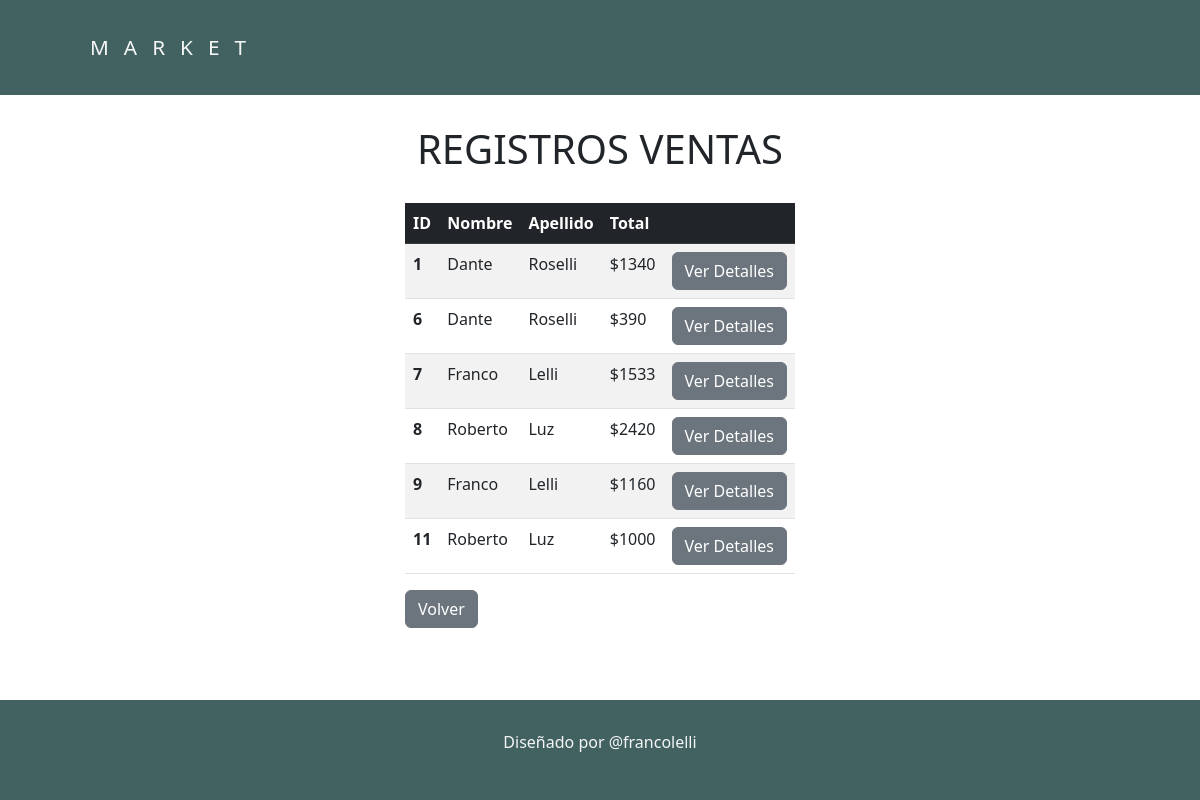
The page /datosVenta/verTodasVentas.php (signed in) on the database its author committed.
### tables this page shows
CREATE TABLE `venta1` (
  `Vent_id` int(11) NOT NULL,
  `Vent_id_cliente` int(11) DEFAULT NULL,
  `Vent_precio_tot` int(11) DEFAULT NULL
);

CREATE TABLE `cliente` (
  `Cli_id` int(11) NOT NULL,
  `Cli_nombre` varchar(25) DEFAULT NULL,
  `Cli_apellido` varchar(25) DEFAULT NULL,
  `Cli_DNI` int(11) DEFAULT NULL,
  `Cli_id_loc` int(11) DEFAULT NULL,
  `estadoReal` int(11) DEFAULT NULL
);

### datosVenta/verTodasVentas.php (the view, shortened to what this page needs)
<?php
    $db = new mysqli('localhost', 'root', '', 'sistema_prog');
    if(!isset($_SESSION['email'])){
        header("Location: ../login.php");
    }else{
?>
<!DOCTYPE html>
<html lang="en">
<head>
    <link rel="stylesheet" href="../css/styles.css">
    <link href="https://cdn.jsdelivr.net/npm/bootstrap@5.2.1/dist/css/bootstrap.min.css" rel="stylesheet">
</head>
<body>
    <header class="header">
        <div class="divGeneral logo-nav-container">
            <a href="" class="logo">MARKET</a>
        </div>
    </header>
    <main>
        <div>
            <h1 class="tituloPagina">REGISTROS VENTAS</h1>
        </div>
        <section class="panelProv">
            <div class="tablaProv">
            <table class="table table-striped">
                <thead class="table-dark">
                    <tr>
                    <th scope="col">ID</th>
                    <th scope="col">Nombre</th>
                    <th scope="col">Apellido</th>
                    <th scope="col">Total</th>
                    <th scope="col"></th>
                    </tr>
                </thead>
                <tbody>
                    <?php
                        $arrayConsulta = $db->query("SELECT (venta1.Vent_id) as 'Id Venta', (cliente.Cli_nombre) as 'Cliente', (cliente.Cli_apellido) as 'Apellido', (venta1.Vent_precio_tot) as 'Total' FROM venta1, cliente WHERE venta1.Vent_id_cliente = cliente.Cli_id;");
                        $consulta = $arrayConsulta->fetch_array();
                        while($consulta != null){
                            echo "<tr> <td> <b>".$consulta["Id Venta"]."</b></td>";
                            echo "<td> ".$consulta["Cliente"]."</td>";
                            echo "<td> ".$consulta["Apellido"]."</td>";
                            echo "<td> $".$consulta["Total"]."</td>";
                            echo "<td>
                            <a href='./verDetallesVenta.php?id=".$consulta['Id Venta']."'><button type='submit' class='btn btn-secondary' name='editarReg'>Ver Detalles</button></a>
                            </td></tr>";
                            $consulta = $arrayConsulta->fetch_array();
                        }
                    ?>
                </tbody>
            </table>
            <a href="../ventas.php"><button class='btn btn-secondary'>Volver</button></a>
        </section>
    </main>
    <footer class="footer">
        <div class="">
            <p>
                Diseñado por @francolelli
            </p>
        </div>
    </footer>
</body>
</html>
<?php
}
?>

### css/styles.css (style rules this page uses)
* { margin: 0; padding: 0; box-sizing: border-box; }
html { height: 100%; }
body { font-family: 'Roboto', sans-serif; font-size: 1.2rem; line-height: 1.6em; color: #333; display: flex; height: 100%; flex-direction: column; }
.header { background-color: #2a2a2a; color: whitesmoke; padding: 2rem 0; width: 100%; }
.header a { color: whitesmoke; text-decoration: none; }
.divGeneral { width: 85%; margin: 0 auto; }
.header { background-color: #426262; color: whitesmoke; padding: 2rem 0; width: 100%; }
.logo { letter-spacing: 15px; font-size: 1.3em; }
.logo-nav-container { display: flex; justify-content: space-between; align-items: center; flex-wrap: wrap; }
.tituloPagina { text-align: center; padding: 10px 0px; margin: 20px 0px; }
.footer { background: #426262; text-align: center; margin-top: auto; }
.footer p { padding: 30px 0px; color: whitesmoke; }
.panelProv { display: flex; justify-content: space-evenly; align-items: start; margin: 15px; flex-direction: row; }

### rows shown on the page
venta1: Vent_id "1", cliente.Cli_nombre "Dante", cliente.Cli_apellido "Roselli", Vent_precio_tot "1340"
venta1: Vent_id "6", cliente.Cli_nombre "Dante", cliente.Cli_apellido "Roselli", Vent_precio_tot "390"
venta1: Vent_id "7", cliente.Cli_nombre "Franco", cliente.Cli_apellido "Lelli", Vent_precio_tot "1533"
venta1: Vent_id "8", cliente.Cli_nombre "Roberto", cliente.Cli_apellido "Luz", Vent_precio_tot "2420"
venta1: Vent_id "9", cliente.Cli_nombre "Franco", cliente.Cli_apellido "Lelli", Vent_precio_tot "1160"
venta1: Vent_id "11", cliente.Cli_nombre "Roberto", cliente.Cli_apellido "Luz", Vent_precio_tot "1000"
